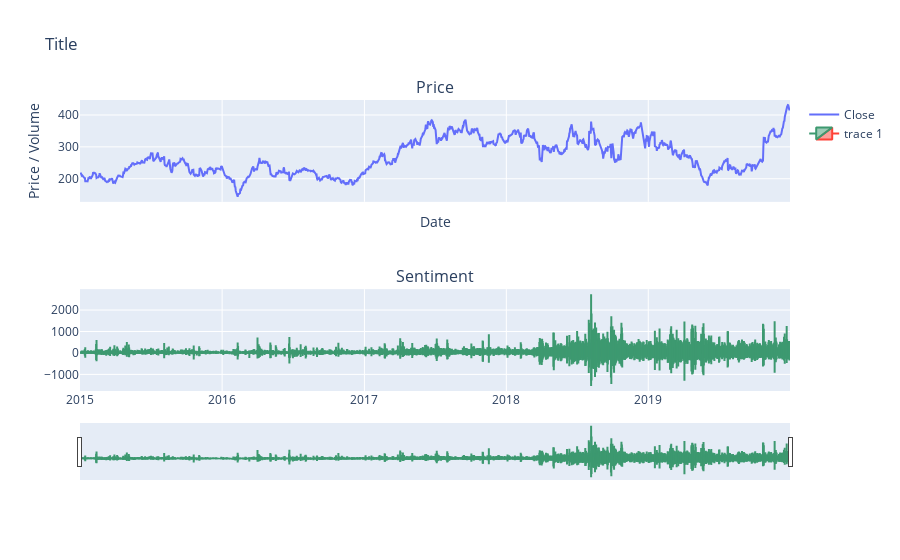

Here is the notebook cell this chart was saved with:
### Code cell
import plotly.graph_objects as go
from plotly.subplots import make_subplots
import pandas as pd

df = pd.read_csv('./data/tsla_stock_data.csv')

tesla = sentiment_all.loc[sentiment_all['Ticker'] == 'TSLA'].copy()

fig = make_subplots(
            rows=2, cols=1,
            subplot_titles=("Price", 'Sentiment'),
            shared_xaxes=True,
            vertical_spacing =0.3)

# Add a line chart
fig.add_trace(go.Line(x=df['date'],
                       y=df['close'],
                       name='Close'), row=1, col=1)

fig.add_trace(go.Candlestick(
    x=tesla['Date'],
    open=tesla['Zero'],
    high=tesla['Positive Tweets'],
    low=tesla['Negative Tweets'],
    close=tesla['Zero']
), row=2, col=1)

# Update the layout
fig.update_layout(title='Title',
                  xaxis_title='Date',
                  yaxis_title='Price / Volume')

# Show the chart
fig.show()

### Figure 1 — Plotly figure (JSON) as saved in the notebook; plotly's stock layout.template omitted (floating-point values rounded to 4 significant figures; data arrays with more than 128 entries replaced by an {"elided": "..."} marker saying what was removed)
{"data": [{"name": "Close", "type": "scatter", "x": {"elided": "1258 str values"}, "xaxis": "x", "y": {"elided": "1258 float values"}, "yaxis": "y"}, {"close": {"elided": "1826 int values"}, "high": {"elided": "1826 int values"}, "low": {"elided": "1826 int values"}, "open": {"elided": "1826 int values"}, "type": "candlestick", "x": {"elided": "1826 str values"}, "xaxis": "x2", "yaxis": "y2"}], "layout": {"annotations": [{"font": {"size": 16}, "showarrow": false, "text": "Price", "x": 0.5, "xanchor": "center", "xref": "paper", "y": 1.0, "yanchor": "bottom", "yref": "paper"}, {"font": {"size": 16}, "showarrow": false, "text": "Sentiment", "x": 0.5, "xanchor": "center", "xref": "paper", "y": 0.35, "yanchor": "bottom", "yref": "paper"}], "title": {"text": "Title"}, "xaxis": {"anchor": "y", "domain": [0, 1], "matches": "x2", "showticklabels": false, "title": {"text": "Date"}}, "xaxis2": {"anchor": "y2", "domain": [0, 1]}, "yaxis": {"anchor": "x", "domain": [0.65, 1.0], "title": {"text": "Price / Volume"}}, "yaxis2": {"anchor": "x2", "domain": [0, 0.35]}}}
